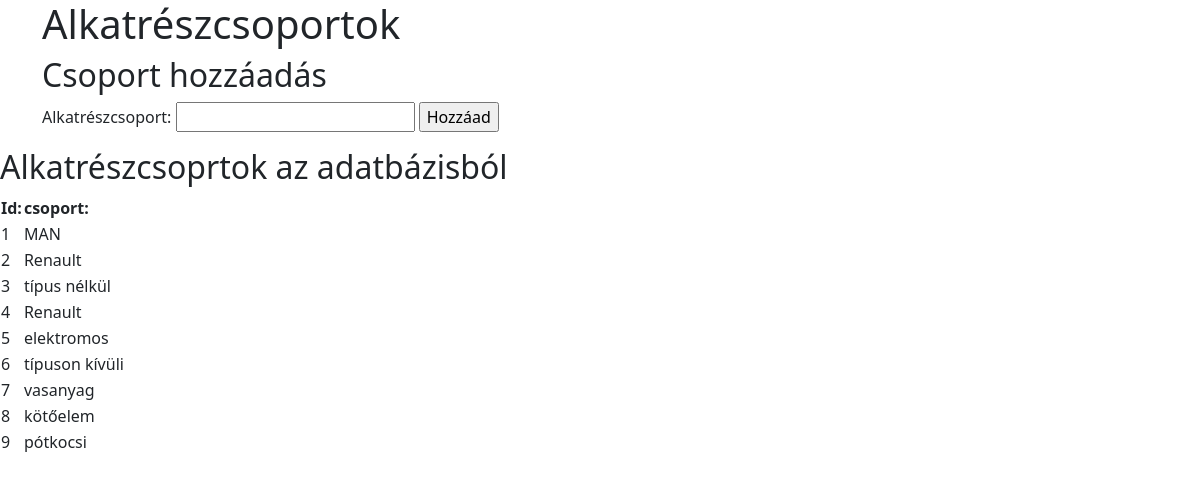
Before: /alkatreszcsoport/ with the older database file.
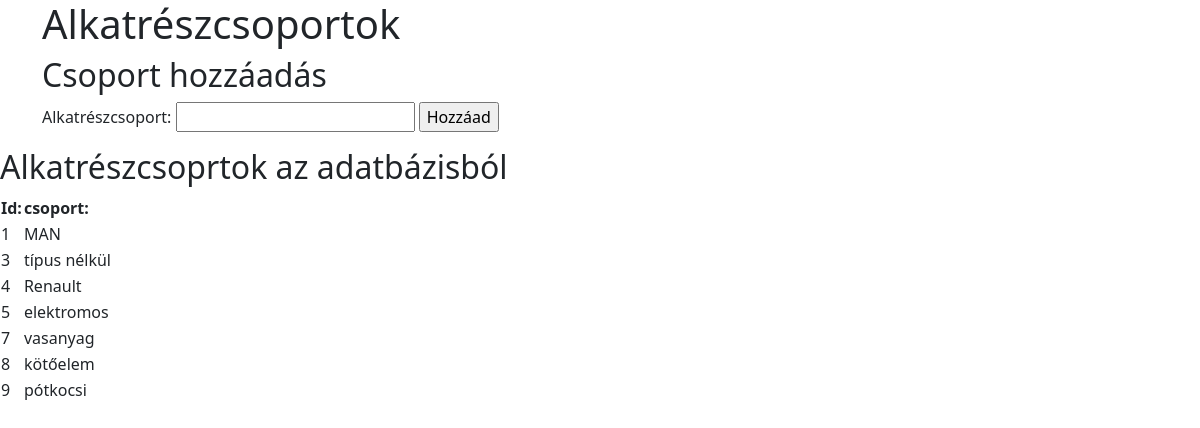
After: the same page with the newer database file.
### raktar/models.py (models this page shows, shortened)
class Alkatreszcsoport(models.Model):
    alkcsop = models.CharField(max_length=50)

### raktar/views.py (the view)
# urls.py: path('alkatreszcsoport/', views.alkatreszcsoport, name='alkatreszcsoport'),
def alkatreszcsoport(request):
    alkatreszcsoportok = Alkatreszcsoport.objects.all()
    context = {'alkatreszcsoportok': alkatreszcsoportok}
    return render(request,'alkatreszcsoport.html', context)

### raktar/templates/alkatreszcsoport.html (shortened to what this page needs)
<!DOCTYPE html>
<html lang="en">
<head>
    <link href="https://cdn.jsdelivr.net/npm/bootstrap@5.3.3/dist/css/bootstrap.min.css" rel="stylesheet">
</head>
<body>
    <div class="container">
        <header><h1>Alkatrészcsoportok</h1></header>
        <section>
            <h2>Csoport hozzáadás</h2>
            <form action=" {% url 'raktar:addAlkatreszCsoport' %} " method="post">
                <label>
                    <p>Alkatrészcsoport:
                        <input type="text" name="ujAlkatreszCsoport" id="ujAlkatreszCsoport">
                        <input type="submit" value="Hozzáad">
                    </p>
                </label>
            </form>
        </section>
    </div>
        <section>
            <h2>Alkatrészcsoprtok az adatbázisból</h2>
            <table>
            <tr>
                <th>Id:</th>
                <th>csoport:</th>
            {% for i in alkatreszcsoportok %}
            </tr>
                <td>{{i.id}}</td>
                <td>{{i.alkcsop}}</td>
            {% endfor %}
            </table>
        </section>
</body>
</html>

Changed rows visible on the page:
removed Alkatreszcsoport: id "2", alkcsop "Renault"
removed Alkatreszcsoport: id "6", alkcsop "típuson kívüli"
